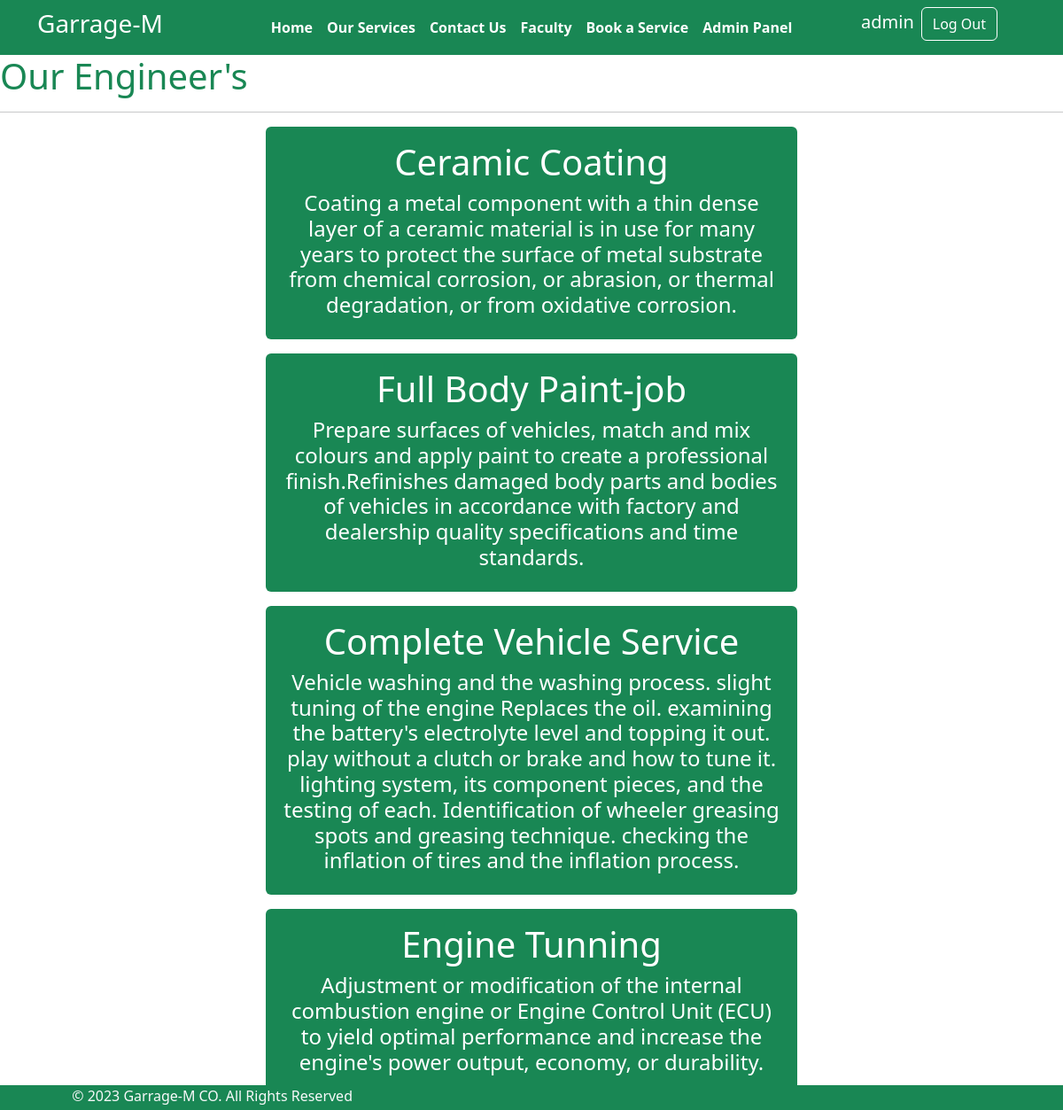
Page /services (signed in) on the committed database.
### home/models.py (models this page shows, shortened)
class Services(models.Model):
    s_name=models.CharField(max_length=100)
    s_info=models.TextField()

### home/views.py (the view)
# urls.py: path('services',Our_services,name='services'),
@login_required(login_url='login_user')
def Our_services(request):
     dict_service={'service':Services.objects.all()}
     if 'username' in request.session:
          return render(request,'Our Services.html',dict_service)
     return redirect(login_user)

### home/templates/Our Services.html (shortened to what this page needs)
{% extends 'base.html' %}
{% block content %}
<h1 class='text-success'>Our Engineer's</h1>
<hr>
{% for d in service  %}
<div class='mx-auto w-50 bg-success text-center text-white p-3 my-3 border-warning rounded' >
  <h1>{{d.s_name}}</h1>
  <h4 class='text-left'>{{d.s_info}}</h4>
</div>
{% endfor %}
{% endblock  %}

### home/templates/base.html (shortened to what this page needs)
{% load static %}
<!DOCTYPE html>
<html>
    <head>
        <link
      href="https://cdn.jsdelivr.net/npm/bootstrap@5.3.0-alpha1/dist/css/bootstrap.min.css"
      rel="stylesheet"
    />
     <link rel="stylesheet" href="http://netdna.bootstrapcdn.com/font-awesome/4.0.3/css/font-awesome.min.css">
    <link rel="stylesheet" href="{% static '/css/style.css' %}">
    </head>
    <body>
      <nav class="navbar navbar-expand-lg navbar-light bg-success">
        <div class="container">
          <div class="col-2 text-left pl-md-0">
            <h3 class="text-white"> Garrage-M </h3>
          </div>
          <div class="collapse navbar-collapse justify-content-center" id="navbarSupportedContent">
            <ul class="navbar-nav justify-content-center  fw-bold">
              <li class="nav-item active">
                <a class="nav-link text-white" href="{% url 'home'%}">Home </a>
              </li>
              <li class="nav-item">
                <a class="nav-link text-white" href="{% url 'services'%}" >Our Services</a>
              </li>
              <li class="nav-item">
                <a class="nav-link text-white" href="{% url 'contact'%}">Contact Us</a>
              </li>
              <li class="nav-item">
                <a class="nav-link text-white" href="{% url 'faculty'%}">Faculty</a>
              </li>
              <li class="nav-item">
                <a class="nav-link text-white" href="{% url 'book'%}">Book a Service</a>
              </li>
              {% if user.is_superuser %}
              <li class="nav-item">
                <a class="nav-link text-white" href="{% url 'adminpanel'%}">Admin Panel</a>
              </li>
              {% endif %}
            </ul>
          </div>
          <div class="col-2 text-right pl-md-0 justify-content-end ">
            <h5 class="text-white  ">{{ request.user.username }}<a href={% url 'logout_user' %} type="submit" class="btn btn-success border-white btn-md mx-2">Log Out</a> </h5>
          </div>
        </div>
      </nav>
        {% block content %}{% endblock  %}
        <section class="fixed-bottom">
          <footer class="pt-100 pb-1 bg-success text-light">
            <div class="container">
              <div class="row align-items-center">
                <div class="col-12 col-md-4 mt-4 mt-md-0 text-center text-md-end">
                  © 2023 Garrage-M CO. All Rights Reserved
                </div>
              </div>
            </div>
          </footer>
        </section>
    </body>
</html>

### rows in the picture
Services: s_name "Ceramic Coating", s_info "Coating a metal component with a thin dense layer of a ceramic material is in use for many years to protect the surface of metal substrate from chemical corrosion, or abrasion, or thermal degradation, or from oxidative corrosion."
Services: s_name "Full Body Paint-job", s_info "Prepare surfaces of vehicles, match and mix colours and apply paint to create a professional finish.Refinishes damaged body parts and bodies of vehicles in accordance with factory and dealership quality specifications and time standards."
Services: s_name "Complete Vehicle Service", s_info "Vehicle washing and the washing process. slight tuning of the engine Replaces the oil. examining the battery's electrolyte level and topping it out. play without a clutch or brake and how to tune it. lighting system, its component pieces, and the testing of each. Identification of wheeler greasing spots and greasing technique. checking the inflation of tires and the inflation process."
Services: s_name "Engine Tunning", s_info "Adjustment or modification of the internal combustion engine or Engine Control Unit (ECU) to yield optimal performance and increase the engine's power output, economy, or durability."

### other values in the picture
{{ request.user.username }} "admin"
